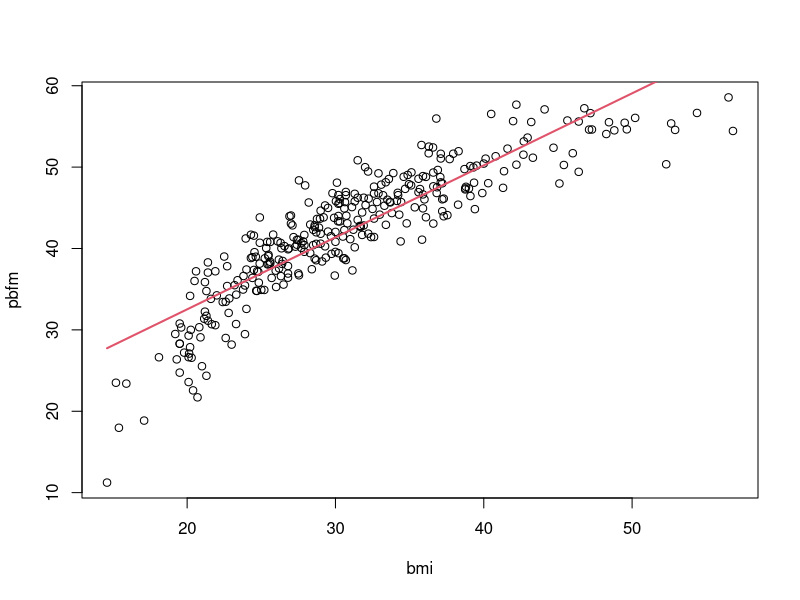
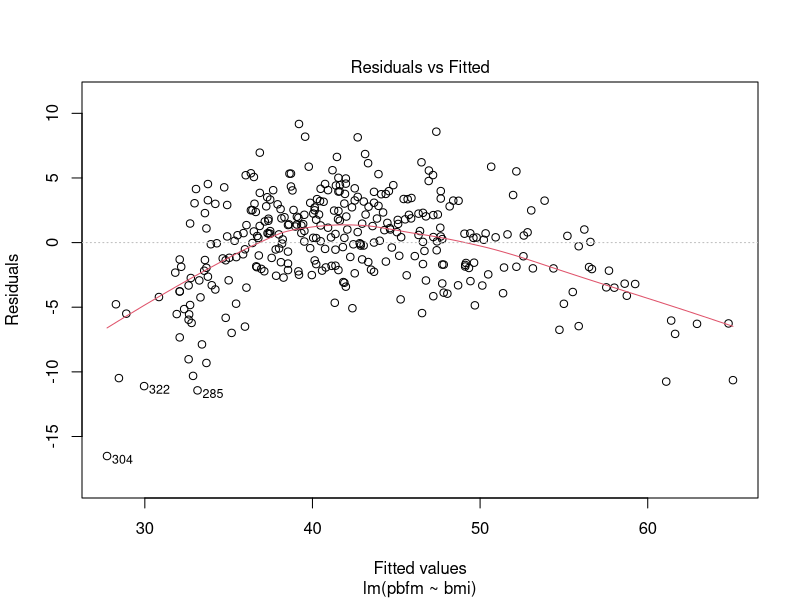
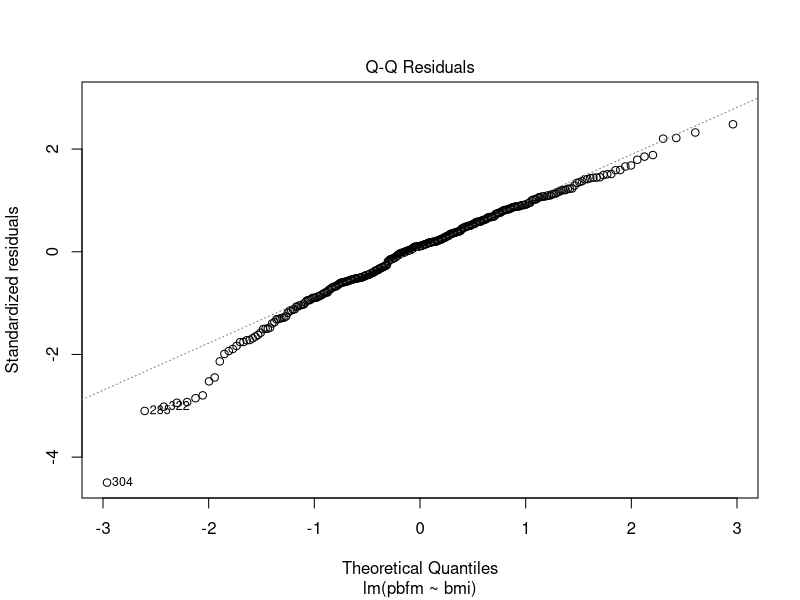
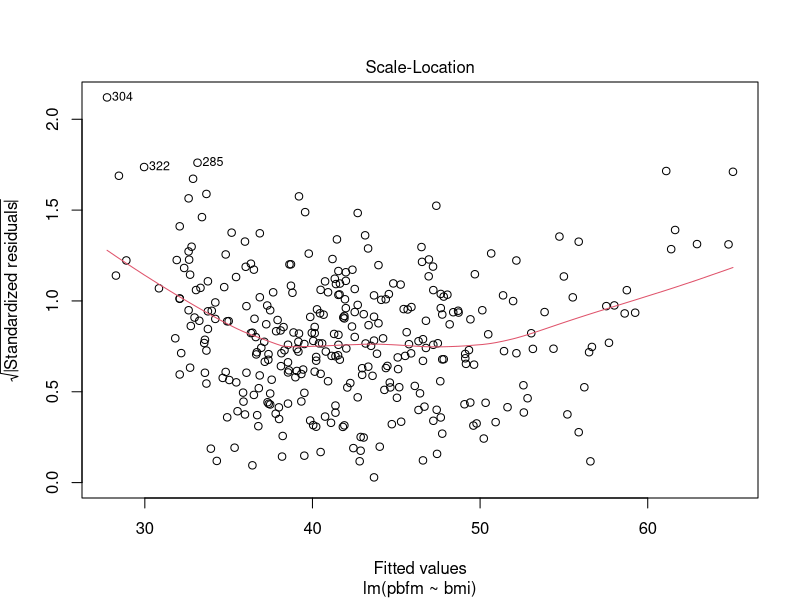
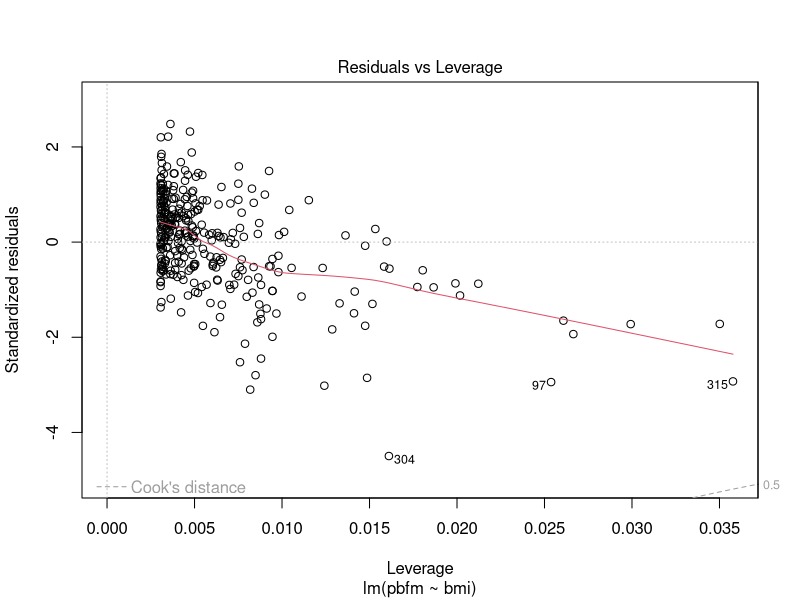
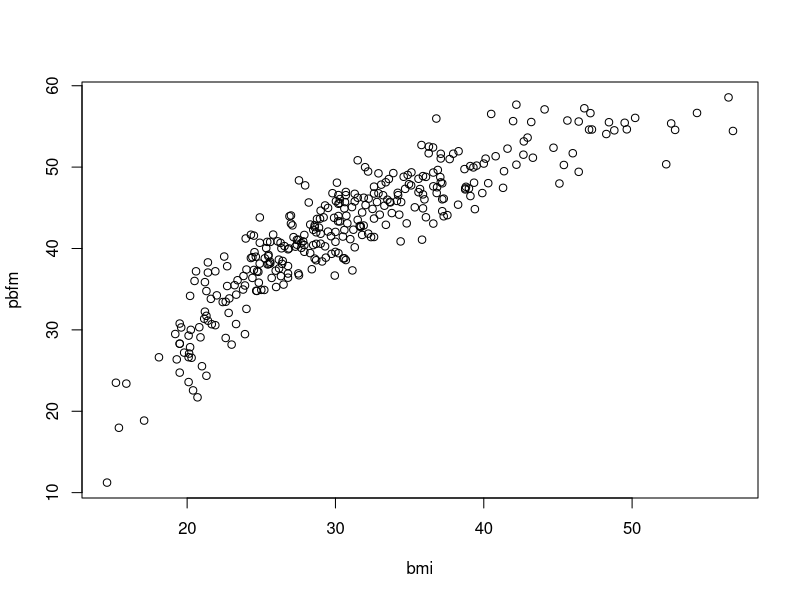

Source code (R) for these figures, in order:
## ---- chunk 1
# Getting data
library(readr)
res_bodyfat <- read_csv("res_bodyfat/res_bodyfat.csv")
attach(res_bodyfat)
## ---- chunk 2
plot(bmi, pbfm)
fit.simpleLinear <- lm(pbfm ~ bmi)
print(summary(fit.simpleLinear))
x = (seq(min(bmi), max(bmi), length = 200))
beta = coef(fit.simpleLinear)
lines(x, beta[1] + beta[2]* x, col = 2, lty = 1, lwd = 2)
## ---- chunk 3
plot(fit.simpleLinear)

## ---- chunk 4
plot(bmi, pbfm)
fit.log <- lm(pbfm ~ log(bmi))
print(summary(fit.log))
x = (seq(min(bmi), max(bmi), length = 200))
beta = coef(fit.log)
lines(x, beta[1] + log(beta[2]* x), col = 1, lty = 2, lwd = 2)

